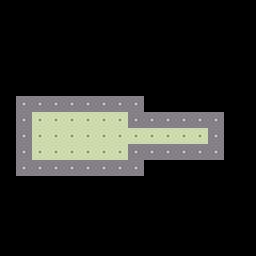

A level layout from a 2D game, rendered from its tile map. Below: a short description, then the map file with its tile-grid data intact:
An orthogonal 16x16 tile map with 16x16 px tiles, 2 tile layers (Ground, Walls), 3 tilesets and 6 objects (switch_door_0, switch_door_1).

<map version="1.2" tiledversion="1.2.4" orientation="orthogonal" renderorder="right-down" width="16" height="16" tilewidth="16" tileheight="16" infinite="0" nextlayerid="4" nextobjectid="13">
 <tileset firstgid="1" name="level-tiles" tilewidth="16" tileheight="16" tilecount="64" columns="8">
  <image source="level-tiles.png" width="128" height="128" />
 </tileset>
 <tileset firstgid="65" source="level-tiles.tsx" />
 <tileset firstgid="129" source="player.tsx" />
 <layer id="1" name="Ground" width="16" height="16">
  <data encoding="csv">
0,0,0,0,0,0,0,0,0,0,0,0,0,0,0,0,
0,0,0,0,0,0,0,0,0,0,0,0,0,0,0,0,
0,0,0,0,0,0,0,0,0,0,0,0,0,0,0,0,
0,0,0,0,0,0,0,0,0,0,0,0,0,0,0,0,
0,0,0,0,0,0,0,0,0,0,0,0,0,0,0,0,
0,0,0,0,0,0,0,0,0,0,0,0,0,0,0,0,
0,0,0,0,0,0,0,0,0,0,0,0,0,0,0,0,
0,0,2,2,2,2,2,2,0,0,0,0,0,0,0,0,
0,0,2,2,2,2,2,2,2,2,2,2,2,0,0,0,
0,0,2,2,2,2,2,2,0,0,0,0,0,0,0,0,
0,0,0,0,0,0,0,0,0,0,0,0,0,0,0,0,
0,0,0,0,0,0,0,0,0,0,0,0,0,0,0,0,
0,0,0,0,0,0,0,0,0,0,0,0,0,0,0,0,
0,0,0,0,0,0,0,0,0,0,0,0,0,0,0,0,
0,0,0,0,0,0,0,0,0,0,0,0,0,0,0,0,
0,0,0,0,0,0,0,0,0,0,0,0,0,0,0,0
</data>
 </layer>
 <layer id="2" name="Walls" width="16" height="16">
  <data encoding="csv">
0,0,0,0,0,0,0,0,0,0,0,0,0,0,0,0,
0,0,0,0,0,0,0,0,0,0,0,0,0,0,0,0,
0,0,0,0,0,0,0,0,0,0,0,0,0,0,0,0,
0,0,0,0,0,0,0,0,0,0,0,0,0,0,0,0,
0,0,0,0,0,0,0,0,0,0,0,0,0,0,0,0,
0,0,0,0,0,0,0,0,0,0,0,0,0,0,0,0,
0,1,1,1,1,1,1,1,1,0,0,0,0,0,0,0,
0,1,0,0,0,0,0,0,1,1,1,1,1,1,0,0,
0,1,0,0,0,0,0,0,0,0,0,0,0,1,0,0,
0,1,0,0,0,0,0,0,1,1,1,1,1,1,0,0,
0,1,1,1,1,1,1,1,1,0,0,0,0,0,0,0,
0,0,0,0,0,0,0,0,0,0,0,0,0,0,0,0,
0,0,0,0,0,0,0,0,0,0,0,0,0,0,0,0,
0,0,0,0,0,0,0,0,0,0,0,0,0,0,0,0,
0,0,0,0,0,0,0,0,0,0,0,0,0,0,0,0,
0,0,0,0,0,0,0,0,0,0,0,0,0,0,0,0
</data>
 </layer>
 <objectgroup id="3" name="Objects">
  <object id="7" gid="105" x="192" y="144" width="16" height="16">
   <properties>
    <property name="next_level" value="level7" />
   </properties>
  </object>
  <object id="8" gid="89" x="112" y="128" width="16" height="16">
   <properties>
    <property name="targets" value="switch_door_0,switch_door_1" />
   </properties>
  </object>
  <object id="9" gid="90" x="112" y="160" width="16" height="16">
   <properties>
    <property name="targets" value="switch_door_1" />
   </properties>
  </object>
  <object id="10" gid="129" x="32" y="144" width="12" height="12" />
  <object id="11" name="switch_door_0" gid="91" x="128" y="144" width="16" height="16" />
  <object id="12" name="switch_door_1" gid="92" x="144" y="144" width="16" height="16" />
 </objectgroup>
</map>
